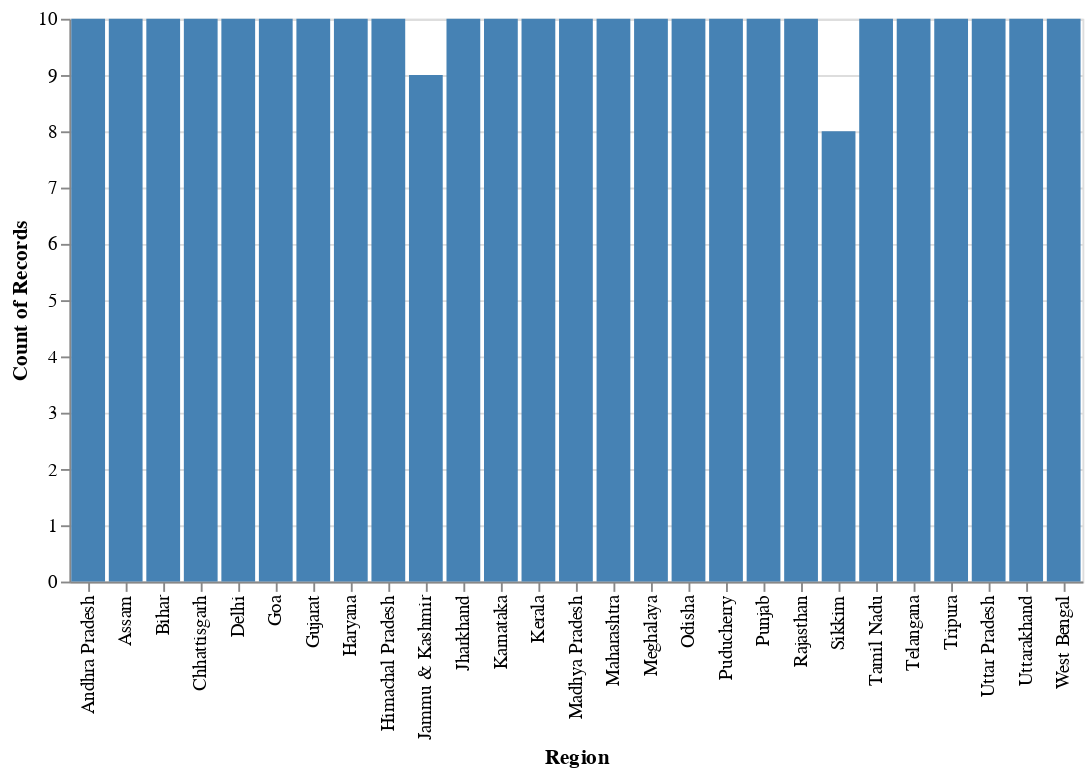

Notebook code cell kept with this figure:
### Code cell
selector = alt.selection_point(name="selector", encodings=["x"])

alt.Chart(df, name="bars").mark_bar().encode(x="Region:N",
            y="count()",
            color=alt.condition(selector, alt.value('steelblue'), alt.value('grey'))
           ).add_params(selector)

### Figure 1 — Vega-Lite specification as saved in the notebook (floating-point values rounded to 4 significant figures; data arrays with more than 128 entries replaced by an {"elided": "..."} marker saying what was removed)
{"$schema": "https://vega.github.io/schema/vega-lite/v5.8.0.json", "config": {"view": {"continuousHeight": 300, "continuousWidth": 300}}, "data": {"name": "data-abe43dd6b1255b161f3be0aef728efa2"}, "datasets": {"data-abe43dd6b1255b161f3be0aef728efa2": {"elided": "267 records"}}, "encoding": {"color": {"condition": {"param": "selector", "value": "steelblue"}, "value": "grey"}, "x": {"field": "Region", "type": "nominal"}, "y": {"aggregate": "count", "type": "quantitative"}}, "mark": {"type": "bar"}, "name": "bars", "params": [{"name": "selector", "select": {"encodings": ["x"], "type": "point"}}]}
